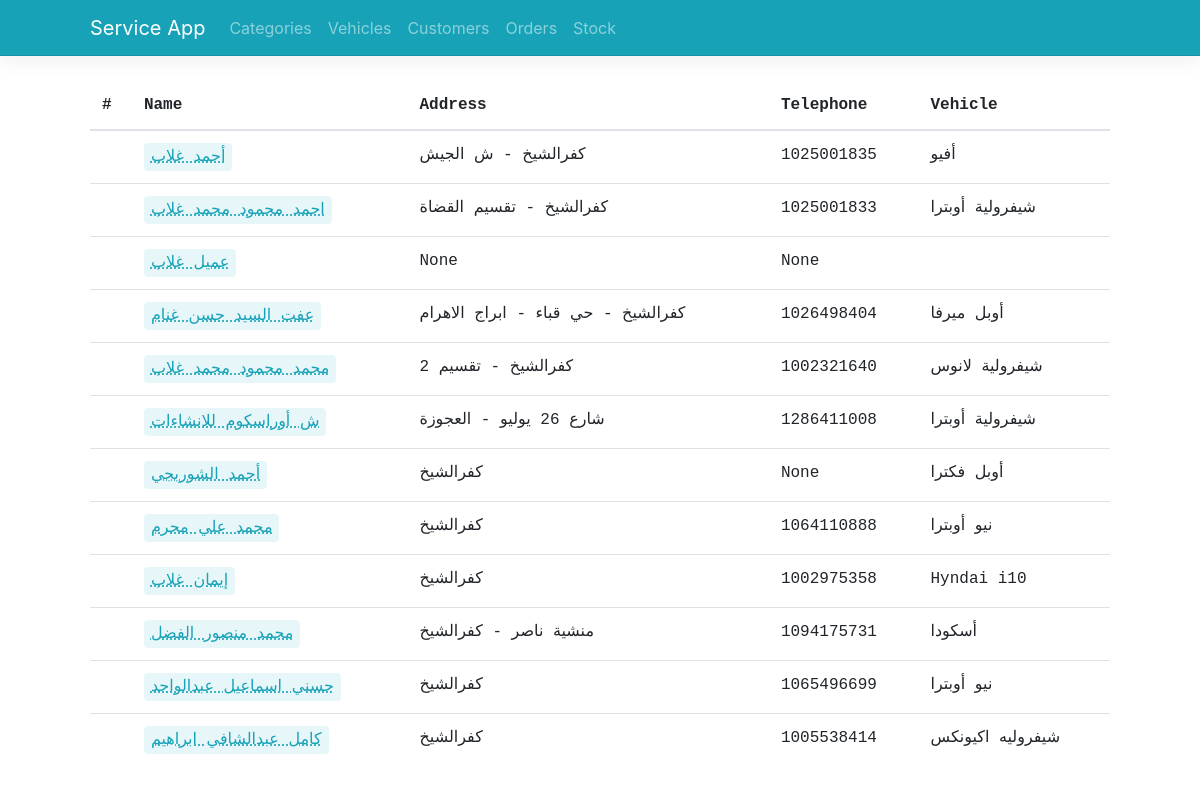
The page /service/customers/ on the database its author committed.
### service/models.py (models this page shows, shortened)
class Customer(models.Model):
    ar_name = models.CharField(max_length=255, unique=True)
    address = models.CharField(max_length=255, null=True, blank=True)
    telephone = models.IntegerField(unique=True, null=True, blank=True)
    vehicle = models.ForeignKey(Vehicle, related_name='customer_vehicle', on_delete=models.CASCADE, null=True, blank=True)
    vin = models.CharField(max_length=255, null=True, blank=True)
    engine = models.CharField(max_length=255, null=True, blank=True)
    license_plate = models.CharField(max_length=255, null=True, blank=True)

class Vehicle(models.Model):
    ar_name = models.CharField(max_length=255, unique=True)

### service/views.py (the view)
# urls.py: path('customers/', views.CustomerListView.as_view(), name='list_customer'),
class CustomerListView(generic.ListView):
    model = models.Customer
    context_object_name = 'customers'
    template_name = 'service/customer_list.html'

### service/templates/service/customer_list.html (shortened to what this page needs)
{% extends 'layout.html' %}
{% block content %}
{% if customers %}
<table class="table table-hover">
  <thead>
    <tr>
      <th class="no-border-top">#</th>
      <th class="no-border-top">Name</th>
      <th class="no-border-top">Address</th>
      <th class="no-border-top">Telephone</th>
      <th class="no-border-top">Vehicle</th>
    </tr>
  </thead>
  <tbody>
    {% for customer in customers %}
    <tr>
      <td></td>
      <td>
        <div class="btn-group" role="group">
          <a class="editable" href="#" role="button" id="dropdownMenuLink" data-toggle="dropdown" aria-haspopup="true"
            aria-expanded="false">
            {{ customer.ar_name }}
          </a>
        </div>
      </td>
      <td>{{ customer.address }}</td>
      <td>{{ customer.telephone }}</td>
      <td>{{ customer.vehicle.ar_name }}</td>
    </tr>
    {% endfor %}
  </tbody>
</table>
{% else %}
<p class="alert alert-info">No customers to display</p>
{% endif %}
{% endblock %}

### templates/layout.html (shortened to what this page needs)
{% load static %}
<!DOCTYPE html>
<html lang="en" dir="ltr">
<head>
  <link rel="stylesheet" href="{% static 'css/bootstrap.min.css' %}">
  <link rel="stylesheet" href="{% static 'css/custom.css' %}">
</head>
<body>
  <nav class="navbar navbar-expand-lg navbar-dark bg-info px-0">
    <div class="container px-0 bootstrap-nav">
      <a class="navbar-brand" href="#">Service App</a>
      <div class="collapse navbar-collapse" id="navbarColor03">
        <ul class="navbar-nav mr-auto">
          <li class="nav-item dropdown">
            <a class="nav-link" href="#" id="navbarDropdown" role="button" data-toggle="dropdown" aria-haspopup="true"
              aria-expanded="false">
              Categories
            </a>
          </li>
          <li class="nav-item dropdown">
            <a class="nav-link" href="#" id="navbarDropdown" role="button" data-toggle="dropdown" aria-haspopup="true"
              aria-expanded="false">
              Vehicles
            </a>
          </li>
          <li class="nav-item dropdown">
            <a class="nav-link" href="#" id="navbarDropdown" role="button" data-toggle="dropdown" aria-haspopup="true"
              aria-expanded="false">
              Customers
            </a>
          </li>
          <li class="nav-item">
            <a class="nav-link" href="{% url 'service:order_list' %}">Orders</a>
          </li>
          <li class="nav-item dropdown">
            <a class="nav-link" href="#" id="navbarDropdown" role="button" data-toggle="dropdown" aria-haspopup="true"
              aria-expanded="false">
              Stock
            </a>
          </li>
        </ul>
      </div>
    </div>
  </nav>
  <div class="wrapper">
    {% block content %}{% endblock %}
  </div>
</body>
</html>

### static/css/custom.css (style rules this page uses)
.wrapper { margin: 25px auto; }
a { color: #17a2b8; }
.wrapper, .bootstrap-nav { width: 85%; }
table, input, textarea, select, .highlighted, .custom_font { font-family: Consolas,"Liberation Mono",Menlo,Courier,monospace; }
.no-border-top { border-top: 0 !important; }
.navbar { box-shadow: 0 0.5rem 1rem rgba(0,0,0,.05), inset 0 -1px 0 rgba(0,0,0,.1); }
.editable, .editable:hover, .editable:focus, .highlighted { text-decoration: underline; text-decoration-style: dotted; background: #17a3b81a; padding: 2px 7px; border-radius: 4px; color: #17a2b8; }

### rows shown on the page
Customer: ar_name "أحمد غلاب", address "كفرالشيخ - ش الجيش", telephone "1025001835", vehicle.ar_name "أفيو"
Customer: ar_name "احمد محمود محمد غلاب", address "كفرالشيخ - تقسيم القضاة", telephone "1025001833", vehicle.ar_name "شيفرولية أوبترا"
Customer: ar_name "عميل غلاب", address "None", telephone "None"
Customer: ar_name "عفت السيد حسن غنام", address "كفرالشيخ - حي قباء - ابراج الاهرام", telephone "1026498404", vehicle.ar_name "أوبل ميرفا"
Customer: ar_name "محمد محمود محمد غلاب", address "كفرالشيخ - تقسيم 2", telephone "1002321640", vehicle.ar_name "شيفرولية لانوس"
Customer: ar_name "ش أوراسكوم للانشاءات", address "شارع 26 يوليو - العجوزة", telephone "1286411008", vehicle.ar_name "شيفرولية أوبترا"
Customer: ar_name "أحمد الشوربجي", address "كفرالشيخ", telephone "None", vehicle.ar_name "أوبل فكترا"
Customer: ar_name "محمد علي محرم", address "كفرالشيخ", telephone "1064110888", vehicle.ar_name "نيو أوبترا"
Customer: ar_name "إيمان غلاب", address "كفرالشيخ", telephone "1002975358", vehicle.ar_name "Hyndai i10"
Customer: ar_name "محمد منصور الفضل", address "منشية ناصر - كفرالشيخ", telephone "1094175731", vehicle.ar_name "أسكودا"
Customer: ar_name "حسني اسماعيل عبدالواحد", address "كفرالشيخ", telephone "1065496699", vehicle.ar_name "نيو أوبترا"
Customer: ar_name "كامل عبدالشافي ابراهيم", address "كفرالشيخ", telephone "1005538414", vehicle.ar_name "شيفروليه اكيونكس"
